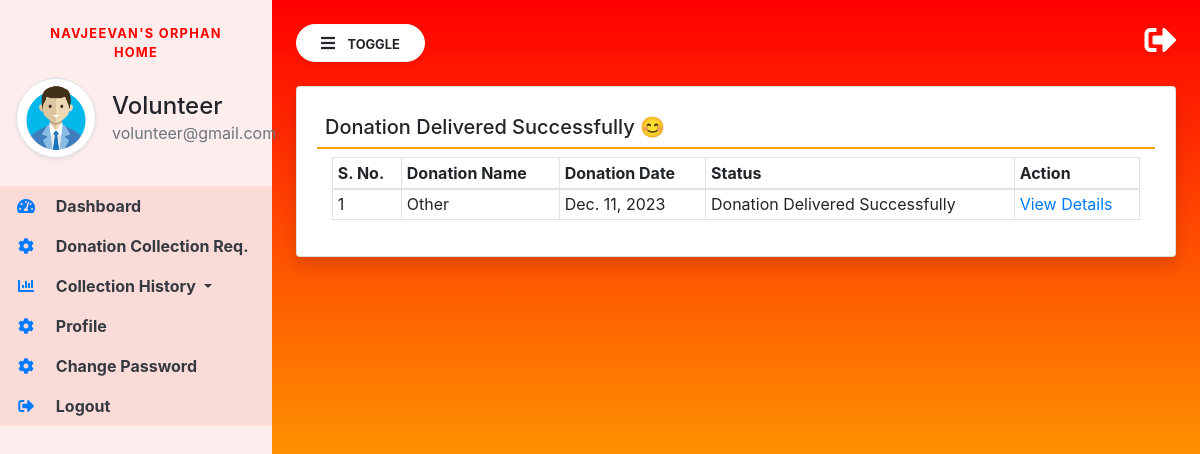
The page /donationdelivered_volunteer (signed in) on the database its author committed.
### donation/models.py (models this page shows, shortened)
class Donation(models.Model):
    donor = models.ForeignKey(Donor, on_delete=models.CASCADE)
    donationname = models.CharField(max_length=100,null=True)
    donationpic = models.FileField(null=True)
    collectionloc = models.CharField(max_length=300,null=True)
    description = models.CharField(max_length=300,null=True)
    status = models.CharField(max_length=30,null=True)
    donationdate = models.DateField(null=True)
    adminremark = models.CharField(max_length=200, null=True)
    volunteer = models.ForeignKey(Volunteer, on_delete=models.CASCADE,null=True)
    donationarea = models.ForeignKey(DonationArea, on_delete=models.CASCADE,null=True)
    volunteerremark = models.CharField(max_length=200, null=True)
    updationdate = models.DateField(null=True)

### donation/views.py (the view)
# urls.py: path('donationdelivered_volunteer',donationdelivered_volunteer,name='donationdelivered_volunteer'),
def donationdelivered_volunteer(request):
    if not request.user.is_authenticated:
        return redirect('volunteer_login')
    user = request.user
    volunteer = Volunteer.objects.get(user=user)
    donation = Donation.objects.filter(volunteer=volunteer,status="Donation Delivered Successfully")
    return render(request, 'donationdelivered_volunteer.html', locals())

### donation/templates/donationdelivered_volunteer.html
{% extends 'volunteer_base.html' %}
{% block main  %}
<div class="card shadow">
    <div class="card-body">
        <h5 class="p-2" style="border-bottom: 2px solid orange;">Donation Delivered Successfully &#128522;</h5>
<div class="container-fluid">
        <table class="table table-bordered table-sm" id="example">
            <thead>
                <tr>
                    <th>S. No.</th>
                    <th>Donation Name</th>
                    <th>Donation Date</th>
                    <th>Status</th>
                    <th>Action</th>
                </tr>
            </thead>
            <tbody>
                {% for i in donation %}
                <tr>
                    <td>{{forloop.counter}}</td>
                    <td>{{i.donationname}}</td>
                    <td>{{i.donationdate}}</td>
                        <td>{{i.status}}</td>
                    <td><a href="{% url 'donationrec_detail' i.id %}" class="text-primary">View Details</a></td>
                </tr>
                {% endfor %}
            </tbody>
        </table>
</div>
</div>
</div>
{% endblock %}

### donation/templates/volunteer_base.html (shortened to what this page needs)
{% load static %}
<html lang="en">
<head>
  <link rel="stylesheet" href="https://maxcdn.bootstrapcdn.com/bootstrap/4.3.1/css/bootstrap.min.css">
  <link rel="stylesheet" href="https://use.fontawesome.com/releases/v5.6.3/css/all.css">
  <link rel="stylesheet" type="text/css" href="{% static 'css/sidebar_volunteer.css' %}">
  </head>
<body>
<div class="vertical-nav" id="sidebar">
  <div class="py-4 px-3 mb-1">
      <p class="font-weight-bold text-uppercase px-3 small dashboard-text text-center">Navjeevan's Orphan Home</p>
	<div class="media d-flex align-items-center">
	    <img src="{% static 'images/adminlogo.png' %}" width="80" height="80" class="mr-3 rounded-circle img-thumbnail shadow-sm">
		<div class="media-body">
			<h4 class="mb-0">Volunteer</h4>
			<p class="text-muted mb-0">{{request.user.username}}</p>
		</div>
	</div>
  </div>
  <ul class="nav flex-column bg-white">
  <li class="nav-item">
  <a href="{% url 'volunteer_home' %}" class="nav-link text-dark">
	<i class="fas fa-tachometer-alt fa-fw mr-3 text-primary"></i>
	Dashboard
  </a>
  </li>
      <li class="nav-item">
  <a href="{% url 'collection_req' %}" class="nav-link text-dark">
	<i class="fas fa-cog mr-3 text-primary fa-fw"></i>
	Donation Collection Req.
  </a>
  </li>
  <li class="nav-item dropdown">
      <a class="nav-link dropdown-toggle text-dark" href="#" id="navbardrop" data-toggle="dropdown">
       <i class="fas fa-chart-bar mr-3 text-primary fa-fw"></i> Collection History
      </a>
    </li>
      <li class="nav-item">
  <a href="{% url 'profile_volunteer' %}" class="nav-link text-dark">
	<i class="fas fa-cog mr-3 text-primary fa-fw"></i>
	Profile
  </a>
  </li>
      <li class="nav-item">
  <a href="{% url 'changepwd_volunteer' %}" class="nav-link text-dark">
	<i class="fas fa-cog mr-3 text-primary fa-fw"></i>
	Change Password
  </a>
  </li>
      <li class="nav-item">
  <a href="{% url 'logout' %}" class="nav-link text-dark">
	<i class="fas fa-sign-out-alt mr-3 text-primary fa-fw"></i>
	Logout
  </a>
  </li>
  </ul>
</div>
<div class="page-content p-4" id="content">
<a href="{% url 'logout' %}" title = "logout" class="float-right text-white"><i class="fas fa-sign-out-alt fa-2x"></i></a>
<button id="sidebarCollapse" type="button" class="btn btn-light bg-white rounded-pill shadow-sm px-4 mb-4">
<i class="fas fa-bars mr-2"></i>
<small class="text-uppercase font-weight-bold">Toggle</small>
</button>
     {% block main %}
    {% endblock %}
</div>
</body>
</html>

### donation/static/css/sidebar_volunteer.css (style rules this page uses)
body { background-image : linear-gradient(180deg, red, yellow); min-height:100vh; }
.vertical-nav { min-width : 17rem; width : 17rem; height:100vh; position:fixed; top:0; left:0; transition: all 0.4s; background-color : #FDEDEC; }
.page-content { width:calc(100% - 17rem); margin-left:17rem; transition:all 0.4s; }
.dashboard-text { letter-spacing : 0.1em; color : red; }
.nav-link { font-weight : bold; background-color :#FADBD8; }

### rows shown on the page
Donation: donationname "Other", donationdate "Dec. 11, 2023", status "Donation Delivered Successfully"

### other values the page prints
{{ request.user.username }} "volunteer@gmail.com"
